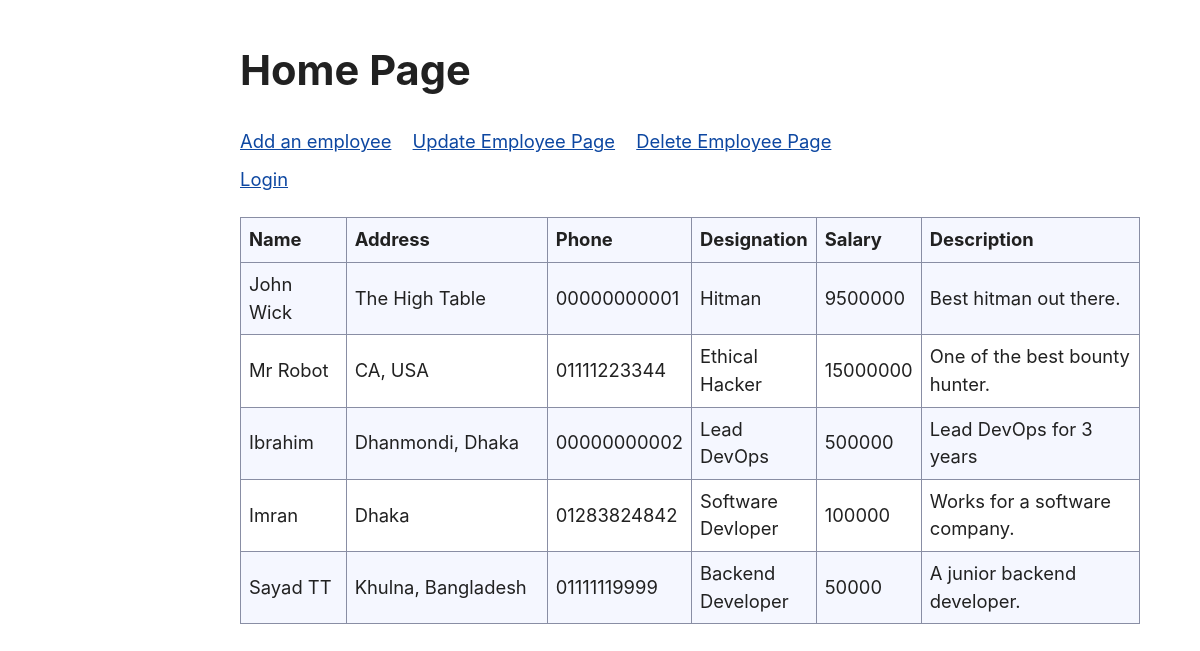
/employee/, run on the app's committed database.
### employee/models.py (models this page shows)
class Employee(models.Model):
    name = models.CharField(max_length=255)
    address = models.TextField()
    phone = models.CharField(max_length=15,unique=True)
    salary = models.PositiveIntegerField()
    designation = models.CharField(max_length=255)
    description = models.TextField()

### employee/views.py (the view)
# urls.py: path('', views.home, name='home'),
def home(request):
    request.session['last_page'] = 'home'
    user = str(request.user)
    employee_list = Employee.objects.all()
    if user == 'AnonymousUser':
        return render(request, 'home.html', {'employees': employee_list, 'user': None})
    return render(request, 'home.html', {'employees': employee_list, 'user': user})

### employee/templates/home.html
{% extends 'employee_base.html' %}
{% block content %}
<h2>Home Page</h2>
<nav style="margin-bottom: 10px;">
    <div style="margin: 0;">
        <a style="margin-right: .5rem; margin-left: 0; padding-left: 0;" href="add/">Add an employee</a>
        <a style="margin: .5rem;" href="update/">Update Employee Page</a>
        <a style="margin: .5rem;" href="delete/">Delete Employee Page</a>
    </div>
</nav>
<nav>
    <div style="margin:0">
        {% if not user %}
        <a href="{% url 'authorize-admin' %}">Login</a>
        {% else %}
        <a href="{% url 'unauthorize-admin' %}">Logout</a>
        {% endif %}
    </div>
</nav>
<div>
    {% if employees %}
    <table style="width: 900px;">
        <tr>
            <th style="width: 150px;">Name</th>
            <th style="width: 350px;">Address</th>
            <th>Phone</th>
            <th>Designation</th>
            <th>Salary</th>
            <th style="width: 400px;">Description</th>
        </tr>
        {% for employee in employees %}
        <tr>
            <td>{{employee.name}}</td>
            <td>{{employee.address}}</td>
            <td>{{employee.phone}}</td>
            <td>{{employee.designation}}</td>
            <td>{{employee.salary}}</td>
            <td>{{employee.description}}</td>
        </tr>
        {% endfor %}
    </table>
    {% else %}
    <h3>Currently no employees available.</h3>
    <h3>Add employees to see their data.</h3>
    {% endif %}
</div>
{% endblock %}

### employee/static/css/styles.css (style rules this page uses)
:root, ::backdrop { --sans-font: -apple-system, BlinkMacSystemFont, "Avenir Next", Avenir, "Nimbus Sans L", Roboto, "Noto Sans", "Segoe UI", Arial, Helvetica, "Helvetica Neue", sans-serif; --mono-font: Consolas, Menlo, Monaco, "Andale Mono", "Ubuntu Mono", monospace; --standard-border-radius: 5px; --bg: #fff; --accent-bg: #f5f7ff; --text: #212121; --text-light: #585858; --border: #898ea4; --accent: #0d47a1; --accent-hover: #1266e2; --accent-text: var(--bg); --code: #d81b60; --preformatted: #444; --marked: #fd3; --disabled: #efefef; }
html { font-family: var(--sans-font); scroll-behavior: smooth; }
body { color: var(--text); background-color: var(--bg); grid-template-columns: 1fr min(45rem, 90%) 1fr; margin: 0; font-size: 1.15rem; line-height: 1.5; display: grid; }
body > * { grid-column: 2; }
h2 { margin-top: 3rem; font-size: 2.6rem; }
p, h1, h2, h3, h4, h5, h6 { overflow-wrap: break-word; }
h1, h2, h3 { line-height: 1.1; }
a, a:visited { color: var(--accent); }
table { border-collapse: collapse; margin: 1.5rem 0; }
td, th { border: 1px solid var(--border); text-align: start; padding: 0.5rem; }
th { background-color: var(--accent-bg); font-weight: 700; }
tr:nth-child(2n) { background-color: var(--accent-bg); }

### data on the page
Employee: name "John Wick", address "The High Table", phone "00000000001", designation "Hitman", salary "9500000", description "Best hitman out there."
Employee: name "Mr Robot", address "CA, USA", phone "01111223344", designation "Ethical Hacker", salary "15000000", description "One of the best bounty hunter."
Employee: name "Ibrahim", address "Dhanmondi, Dhaka", phone "00000000002", designation "Lead DevOps", salary "500000", description "Lead DevOps for 3 years"
Employee: name "Imran", address "Dhaka", phone "01283824842", designation "Software Devloper", salary "100000", description "Works for a software company."
Employee: name "Sayad TT", address "Khulna, Bangladesh", phone "01111119999", designation "Backend Developer", salary "50000", description "A junior backend developer."
